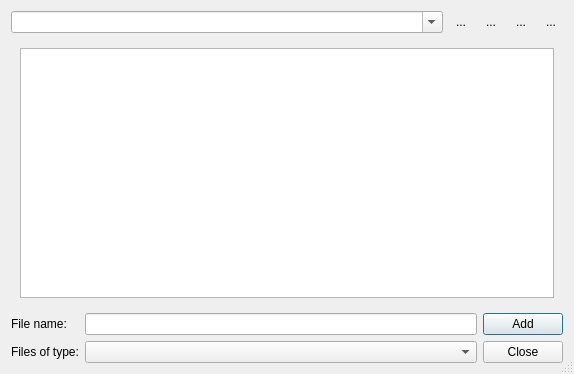
<ui version="4.0" >
 <class>QmmpFileDialog</class>
 <widget class="QDialog" name="QmmpFileDialog" >
  <property name="geometry" >
   <rect>
    <x>0</x>
    <y>0</y>
    <width>574</width>
    <height>374</height>
   </rect>
  </property>
  <property name="windowTitle" >
   <string>Add Files</string>
  </property>
  <property name="sizeGripEnabled" >
   <bool>true</bool>
  </property>
  <layout class="QGridLayout" >
   <item row="0" column="0" colspan="3" >
    <layout class="QHBoxLayout" >
     <item>
      <widget class="QComboBox" name="lookInComboBox" >
       <property name="sizePolicy" >
        <sizepolicy vsizetype="Fixed" hsizetype="Preferred" >
         <horstretch>1</horstretch>
         <verstretch>0</verstretch>
        </sizepolicy>
       </property>
       <property name="editable" >
        <bool>true</bool>
       </property>
      </widget>
     </item>
     <item>
      <widget class="QToolButton" name="upToolButton" >
       <property name="toolTip" >
        <string>Up</string>
       </property>
       <property name="text" >
        <string>...</string>
       </property>
       <property name="autoRaise" >
        <bool>true</bool>
       </property>
      </widget>
     </item>
     <item>
      <widget class="QToolButton" name="listToolButton" >
       <property name="toolTip" >
        <string>List view</string>
       </property>
       <property name="text" >
        <string>...</string>
       </property>
       <property name="checkable" >
        <bool>true</bool>
       </property>
       <property name="autoExclusive" >
        <bool>true</bool>
       </property>
       <property name="autoRaise" >
        <bool>true</bool>
       </property>
      </widget>
     </item>
     <item>
      <widget class="QToolButton" name="detailsToolButton" >
       <property name="toolTip" >
        <string>Detailed view</string>
       </property>
       <property name="text" >
        <string>...</string>
       </property>
       <property name="iconSize" >
        <size>
         <width>16</width>
         <height>16</height>
        </size>
       </property>
       <property name="checkable" >
        <bool>true</bool>
       </property>
       <property name="autoExclusive" >
        <bool>true</bool>
       </property>
       <property name="autoRaise" >
        <bool>true</bool>
       </property>
      </widget>
     </item>
     <item>
      <widget class="QToolButton" name="closeOnAddToolButton" >
       <property name="toolTip" >
        <string>Close dialog on add</string>
       </property>
       <property name="text" >
        <string>...</string>
       </property>
       <property name="checkable" >
        <bool>true</bool>
       </property>
       <property name="autoRaise" >
        <bool>true</bool>
       </property>
      </widget>
     </item>
    </layout>
   </item>
   <item row="1" column="0" colspan="3" >
    <widget class="QStackedWidget" name="stackedWidget" >
     <property name="currentIndex" >
      <number>1</number>
     </property>
     <widget class="QWidget" name="page" >
      <layout class="QVBoxLayout" >
       <item>
        <widget class="QListView" name="fileListView" >
         <property name="selectionMode" >
          <enum>QAbstractItemView::ExtendedSelection</enum>
         </property>
         <property name="movement" >
          <enum>QListView::Free</enum>
         </property>
         <property name="isWrapping" stdset="0" >
          <bool>true</bool>
         </property>
         <property name="resizeMode" >
          <enum>QListView::Adjust</enum>
         </property>
         <property name="layoutMode" >
          <enum>QListView::SinglePass</enum>
         </property>
         <property name="uniformItemSizes" >
          <bool>false</bool>
         </property>
         <property name="wordWrap" >
          <bool>false</bool>
         </property>
        </widget>
       </item>
      </layout>
     </widget>
     <widget class="QWidget" name="page_2" >
      <layout class="QVBoxLayout" >
       <item>
        <widget class="QTreeView" name="treeView" >
         <property name="selectionMode" >
          <enum>QAbstractItemView::ExtendedSelection</enum>
         </property>
         <property name="rootIsDecorated" >
          <bool>false</bool>
         </property>
         <property name="itemsExpandable" >
          <bool>false</bool>
         </property>
         <property name="allColumnsShowFocus" >
          <bool>true</bool>
         </property>
        </widget>
       </item>
      </layout>
     </widget>
    </widget>
   </item>
   <item row="2" column="0" >
    <widget class="QLabel" name="label" >
     <property name="text" >
      <string>File name:</string>
     </property>
    </widget>
   </item>
   <item row="2" column="1" >
    <widget class="QLineEdit" name="fileNameLineEdit" />
   </item>
   <item row="2" column="2" >
    <widget class="QPushButton" name="addPushButton" >
     <property name="sizePolicy" >
      <sizepolicy vsizetype="Fixed" hsizetype="Minimum" >
       <horstretch>0</horstretch>
       <verstretch>0</verstretch>
      </sizepolicy>
     </property>
     <property name="text" >
      <string>Add</string>
     </property>
    </widget>
   </item>
   <item row="3" column="0" >
    <widget class="QLabel" name="label_3" >
     <property name="text" >
      <string>Files of type:</string>
     </property>
    </widget>
   </item>
   <item row="3" column="1" >
    <widget class="QComboBox" name="fileTypeComboBox" >
     <property name="sizePolicy" >
      <sizepolicy vsizetype="Fixed" hsizetype="MinimumExpanding" >
       <horstretch>0</horstretch>
       <verstretch>0</verstretch>
      </sizepolicy>
     </property>
     <property name="sizeAdjustPolicy" >
      <enum>QComboBox::AdjustToMinimumContentsLength</enum>
     </property>
    </widget>
   </item>
   <item row="3" column="2" >
    <widget class="QPushButton" name="closePushButton" >
     <property name="sizePolicy" >
      <sizepolicy vsizetype="Fixed" hsizetype="Minimum" >
       <horstretch>0</horstretch>
       <verstretch>0</verstretch>
      </sizepolicy>
     </property>
     <property name="text" >
      <string>Close</string>
     </property>
    </widget>
   </item>
  </layout>
 </widget>
 <resources/>
 <connections>
  <connection>
   <sender>closePushButton</sender>
   <signal>clicked()</signal>
   <receiver>QmmpFileDialog</receiver>
   <slot>reject()</slot>
   <hints>
    <hint type="sourcelabel" >
     <x>459</x>
     <y>291</y>
    </hint>
    <hint type="destinationlabel" >
     <x>153</x>
     <y>289</y>
    </hint>
   </hints>
  </connection>
 </connections>
</ui>
